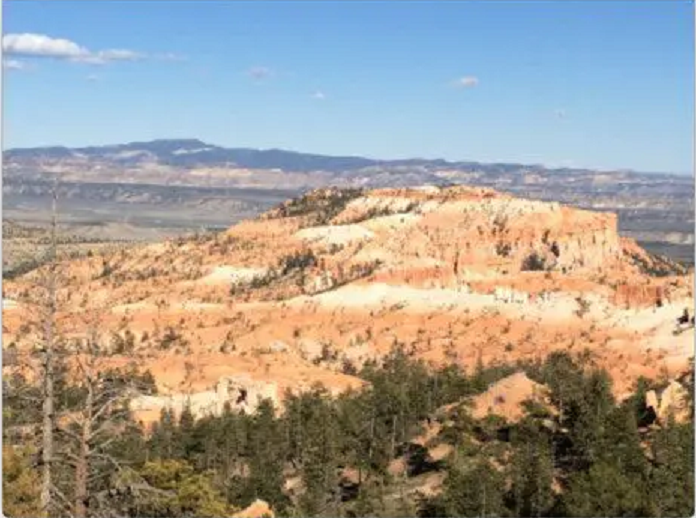
#> input picture LAB1/data/algn_test1_A.png, 696 x 518 px, found by its file name
$ jupyter execute 'dog_harris_alignment_customH_fixed (1).ipynb'   (older library calls are emulated)
#> lines starting #> are read from the running program, lines starting #| are printed output that depends on the picture; after the words box and inside, x2 and y2 are one past the last pixel; in counts of white or black regions, pixels touching at a corner belong together
# Two-Image Alignment with **Custom Homography (DLT + RANSAC)**

This notebook aligns and stitches **two images** using:
- DoG+Harris keypoints
- ORB descriptors at those keypoints
- Descriptor matching (BF + ratio test)
- **Custom Homography** estimation (**Normalized DLT + RANSAC**) – *no `cv2.findHomography`*
- Warping image 2 → image 1 and saving outputs

Outputs are saved to `./customH2_outputs/`.

[cell 1]
# !pip install opencv-python numpy matplotlib
from pathlib import Path
import numpy as np
import cv2
import matplotlib.pyplot as plt

ROOT_DIR = 'D:/Teach_n_Train/Advanced_Lessons_CV/LABS/Image_Matching_harris/'

OUT_DIR = Path(ROOT_DIR + 'customH2_outputs'); OUT_DIR.mkdir(parents=True, exist_ok=True)
print('Output dir:', OUT_DIR.resolve())

# ---------- Params ----------
SIGMA0 = 1.6
SCALES_PER_OCT = 3
NUM_OCTAVES = 4
CONTRAST_TH = 0.03
EDGE_R = 10
HARRIS_K = 0.04
HARRIS_REL_TH = 0.01
NMS_RADIUS = 3
DRAW_SIZE = 3

[cell 2]
def gaussian_blur(img, sigma):
    ksize = max(3, int(np.ceil(sigma*6))|1)
    return cv2.GaussianBlur(img, (ksize, ksize), sigmaX=sigma, sigmaY=sigma, borderType=cv2.BORDER_REPLICATE)

def build_gaussian_pyramid(gray, num_octaves=NUM_OCTAVES, s=SCALES_PER_OCT, sigma0=SIGMA0):
    base = gray.astype(np.float32) / 255.0
    k = 2 ** (1.0 / s)
    gauss_pyr, sigmas_pyr = [], []
    for o in range(num_octaves):
        octave_imgs, octave_sigmas = [], []
        sigmas = [sigma0 * (k**i) for i in range(s + 3)]
        if o == 0:
            prev = gaussian_blur(base, np.sqrt(max(sigmas[0]**2 - 0.5**2, 1e-6)))
        else:
            prev = cv2.resize(gauss_pyr[o-1][s], (base.shape[1] >> o, base.shape[0] >> o), interpolation=cv2.INTER_NEAREST)
        octave_imgs.append(prev); octave_sigmas.append(sigmas[0])
        for i in range(1, s+3):
            sigma_prev, sigma_curr = sigmas[i-1], sigmas[i]
            sigma_inc = np.sqrt(max(sigma_curr**2 - sigma_prev**2, 1e-6))
            blur = gaussian_blur(octave_imgs[-1], sigma_inc)
            octave_imgs.append(blur); octave_sigmas.append(sigmas[i])
        gauss_pyr.append(octave_imgs); sigmas_pyr.append(octave_sigmas)
    return gauss_pyr, sigmas_pyr

def build_dog_pyramid(gauss_pyr):
    dog_pyr = []
    for octave_imgs in gauss_pyr:
        dogs = [octave_imgs[i] - octave_imgs[i-1] for i in range(1, len(octave_imgs))]
        dog_pyr.append(dogs)
    return dog_pyr

def is_local_extrema(cube):
    c = cube[1,1,1]
    if c > 0:
        return c == cube.max()
    else:
        return c == cube.min()

def pass_edge_response(dog, y, x, r=EDGE_R):
    Dxx = dog[y, x+1] + dog[y, x-1] - 2*dog[y, x]
    Dyy = dog[y+1, x] + dog[y-1, x] - 2*dog[y, x]
    Dxy = (dog[y+1, x+1] - dog[y+1, x-1] - dog[y-1, x+1] + dog[y-1, x-1]) * 0.25
    Tr = Dxx + Dyy
    Det = Dxx*Dyy - Dxy*Dxy
    if Det <= 0:
        return False
    ratio = (Tr*Tr) / Det
    rcrit = ((r + 1.0)**2) / r
    return ratio < rcrit

def harris_response(img, k=HARRIS_K, win_sigma=1.0):
    Ix = cv2.Sobel(img, cv2.CV_32F, 1, 0, ksize=3, borderType=cv2.BORDER_REPLICATE)
    Iy = cv2.Sobel(img, cv2.CV_32F, 0, 1, ksize=3, borderType=cv2.BORDER_REPLICATE)
    Ixx, Iyy, Ixy = Ix*Ix, Iy*Iy, Ix*Iy
    Sxx = gaussian_blur(Ixx, win_sigma)
    Syy = gaussian_blur(Iyy, win_sigma)
    Sxy = gaussian_blur(Ixy, win_sigma)
    detM = Sxx*Syy - Sxy*Sxy
    traceM = Sxx + Syy
    R = detM - k*(traceM**2)
    return R

def nonmax_suppression(points, radius):
    if not points:
        return []
    pts = np.array(points)
    order = np.argsort(-pts[:,2])
    kept, taken = [], np.zeros(len(points), dtype=bool)
    for i in order:
        if taken[i]:
            continue
        yi, xi, _ = pts[i]
        kept.append(points[i])
        dy = pts[:,0] - yi
        dx = pts[:,1] - xi
        mask = (dx*dx + dy*dy) <= (radius*radius)
        taken = taken | mask
    return kept

def detect_keypoints_dog_harris(gray,
                                num_octaves=NUM_OCTAVES,
                                s=SCALES_PER_OCT,
                                sigma0=SIGMA0,
                                contrast_th=CONTRAST_TH,
                                edge_r=EDGE_R,
                                harris_k=HARRIS_K,
                                harris_rel_th=HARRIS_REL_TH,
                                nms_radius=NMS_RADIUS):
    gauss_pyr, _ = build_gaussian_pyramid(gray, num_octaves, s, sigma0)
    dog_pyr = build_dog_pyramid(gauss_pyr)
    from collections import defaultdict
    buckets = defaultdict(list)
    for o in range(num_octaves):
        dogs = dog_pyr[o]
        gaussians = gauss_pyr[o]
        H, W = dogs[0].shape
        harris_list = []
        for gi in range(1, s+2):
            R = harris_response(gaussians[gi], k=harris_k, win_sigma=1.0)
            Rmax = float(np.max(R)) if R.size else 1.0
            thr = harris_rel_th * (Rmax if Rmax > 1e-12 else 1.0)
            harris_list.append((R, thr))
        for i in range(1, s+1):
            dog_prev, dog_curr, dog_next = dogs[i-1], dogs[i], dogs[i+1]
            R, R_thr = harris_list[i-1]
            for y in range(1, H-1):
                for x in range(1, W-1):
                    val = dog_curr[y, x]
                    if abs(val) < contrast_th:
                        continue
                    cube = np.stack([
                        dog_prev[y-1:y+2, x-1:x+2],
                        dog_curr[y-1:y+2, x-1:x+2],
                        dog_next[y-1:y+2, x-1:x+2]
                    ], axis=0)
                    if not is_local_extrema(cube):
                        continue
                    if not pass_edge_response(dog_curr, y, x, r=edge_r):
                        continue
                    Rh = R[y, x]
                    if Rh <= R_thr:
                        continue
                    buckets[(o, i)].append((y, x, float(Rh)))
    final_points = []
    for (o, i), pts in buckets.items():
        kept = nonmax_suppression(pts, radius=nms_radius)
        scale_factor = (2 ** o)
        for (y, x, sc) in kept:
            x0 = int(x * scale_factor)
            y0 = int(y * scale_factor)
            sigma = SIGMA0 * (2 ** (o + i / float(SCALES_PER_OCT)))
            final_points.append({'x':x0,'y':y0,'octave':o,'scale_index':i,'sigma':float(sigma),'score':float(sc)})
    return final_points

def draw_keypoints(img_bgr, kps, color=(0,255,0)):
    out = img_bgr.copy()
    for kp in kps:
        cv2.circle(out, (int(kp['x']), int(kp['y'])), DRAW_SIZE, color, 1, lineType=cv2.LINE_AA)
    return out

[cell 3]
def kps_to_cv2_keypoints(kps):
    cv_kps = []
    for kp in kps:
        size = max(3.0, float(kp['sigma']*2.0))
        cv_kps.append(cv2.KeyPoint(float(kp['x']), float(kp['y']), size))
    return cv_kps

def compute_orb_descriptors(gray, kps):
    orb = cv2.ORB_create(nfeatures=max(1500, len(kps)))
    cv_kps = kps_to_cv2_keypoints(kps)
    if len(cv_kps) == 0:
        return [], None
    cv_kps, desc = orb.compute(gray, cv_kps)
    return cv_kps, desc

def match_descriptors(desc1, desc2, ratio=0.75):
    if desc1 is None or desc2 is None:
        return []
    bf = cv2.BFMatcher(cv2.NORM_HAMMING, crossCheck=False)
    matches = bf.knnMatch(desc1, desc2, k=2)
    good = []
    for m_n in matches:
        if len(m_n) < 2:
            continue
        m, n = m_n
        if m.distance < ratio * n.distance:
            good.append(m)
    return good

## Custom Homography (Normalized DLT + RANSAC)
No use of `cv2.findHomography`. We normalize points (Hartley), solve DLT with SVD, and robustify with RANSAC.

[cell 4]
def normalize_points(pts):
    pts = np.asarray(pts, dtype=np.float64)
    mean = np.mean(pts, axis=0)
    shifted = pts - mean
    dists = np.sqrt(np.sum(shifted**2, axis=1))
    mean_dist = np.mean(dists) + 1e-12
    scale = np.sqrt(2.0) / mean_dist
    T = np.array([[scale, 0, -scale*mean[0]],
                  [0, scale, -scale*mean[1]],
                  [0,    0,              1]], dtype=np.float64)
    ones = np.ones((pts.shape[0], 1), dtype=np.float64)
    pts_h = np.hstack([pts, ones])
    pts_n = (T @ pts_h.T).T
    return T, pts_n

def dlt_homography(pts1, pts2):
    pts1 = np.asarray(pts1, dtype=np.float64)
    pts2 = np.asarray(pts2, dtype=np.float64)
    T1, p1n = normalize_points(pts1)
    T2, p2n = normalize_points(pts2)
    A = []
    for (x, y, _), (u, v, _) in zip(p1n, p2n):
        A.append([-x,-y,-1, 0, 0, 0, u*x, u*y, u])
        A.append([ 0, 0, 0,-x,-y,-1, v*x, v*y, v])
    A = np.asarray(A, dtype=np.float64)
    U, S, Vt = np.linalg.svd(A)
    h = Vt[-1,:]
    Hn = h.reshape(3,3)
    H = np.linalg.inv(T2) @ Hn @ T1
    if abs(H[2,2]) > 1e-12:
        H = H / H[2,2]
    return H

def project_points(H, pts):
    pts = np.asarray(pts, dtype=np.float64)
    ones = np.ones((pts.shape[0],1), dtype=np.float64)
    P = np.hstack([pts, ones])
    Q = (H @ P.T).T
    Q = Q[:, :2] / Q[:, 2:3]
    return Q

def symmetric_transfer_errors(H, pts1, pts2):
    proj12 = project_points(H, pts1)
    e1 = np.sqrt(np.sum((proj12 - pts2)**2, axis=1))
    try:
        Hinv = np.linalg.inv(H)
        proj21 = project_points(Hinv, pts2)
        e2 = np.sqrt(np.sum((proj21 - pts1)**2, axis=1))
    except np.linalg.LinAlgError:
        e2 = np.full_like(e1, 1e9)
    return e1 + e2

def ransac_homography(pts1, pts2, thresh=3.0, max_iters=5000, confidence=0.999):
    pts1 = np.asarray(pts1, dtype=np.float64)
    pts2 = np.asarray(pts2, dtype=np.float64)
    N = pts1.shape[0]
    if N < 4:
        return None, None
    best_H = None
    best_inliers = None
    best_c = 0
    s = 4
    it = 0
    max_trials = max_iters
    while it < max_trials:
        it += 1
        idx = np.random.choice(N, s, replace=False)
        try:
            Hcand = dlt_homography(pts1[idx], pts2[idx])
        except np.linalg.LinAlgError:
            continue
        errs = symmetric_transfer_errors(Hcand, pts1, pts2)
        inliers = errs < thresh
        c = int(np.sum(inliers))
        if c > best_c:
            best_c = c
            best_inliers = inliers
            try:
                best_H = dlt_homography(pts1[inliers], pts2[inliers])
            except np.linalg.LinAlgError:
                best_H = Hcand
            w = c / float(N)
            w = min(max(w, 1e-6), 1-1e-6)
            num = np.log(1 - confidence)
            den = np.log(1 - w**s)
            if den != 0:
                max_trials = min(max_iters, int(np.ceil(num/den)))
    if best_H is None:
        return None, None
    return best_H, best_inliers.astype(np.uint8)

def estimate_homography_custom(kps1_cv, kps2_cv, matches, ransac_thresh=3.0):
    if len(matches) < 4:
        return None, None
    # LẤY THEO CHIỀU ẢNH 2 -> ẢNH 1
    pts_src = np.float64([kps2_cv[m.trainIdx].pt for m in matches])  # ảnh 2
    pts_dst = np.float64([kps1_cv[m.queryIdx].pt for m in matches])  # ảnh 1
    H, inliers = ransac_homography(pts_src, pts_dst, thresh=ransac_thresh,
                                   max_iters=5000, confidence=0.999)
    return H, inliers

[cell 5]
def warp_and_stitch(img1, img2, H):
    h1, w1 = img1.shape[:2]
    h2, w2 = img2.shape[:2]
    corners2 = np.float32([[0,0],[w2,0],[w2,h2],[0,h2]]).reshape(-1,1,2)
    warped_corners2 = cv2.perspectiveTransform(corners2, H.astype(np.float32))
    corners1 = np.float32([[0,0],[w1,0],[w1,h1],[0,h1]]).reshape(-1,1,2)
    all_corners = np.concatenate((warped_corners2, corners1), axis=0)
    [xmin, ymin] = np.int32(all_corners.min(axis=0).ravel() - 0.5)
    [xmax, ymax] = np.int32(all_corners.max(axis=0).ravel() + 0.5)
    tx, ty = -xmin, -ymin
    T = np.array([[1,0,tx],[0,1,ty],[0,0,1]], dtype=np.float32)
    pano_w, pano_h = xmax - xmin, ymax - ymin
    warped_img2 = cv2.warpPerspective(img2, T @ H.astype(np.float32), (pano_w, pano_h))
    pano = warped_img2.copy()
    pano[ty:ty+h1, tx:tx+w1] = img1
    return warped_img2, pano

## Run on Your Two Images
Set the paths below and run.

[cell 6]
#IMG1_PATH = ROOT_DIR + 'B_original_image_left.jpg'   # change to your image 1
#IMG2_PATH = ROOT_DIR + 'B_original_image_right.jpg'  # change to your image 2

IMG1_PATH = ROOT_DIR + 'algn_test1_A.png'   # change to your image 1
IMG2_PATH = ROOT_DIR + 'algn_test1_B.png'

img1 = cv2.imread(IMG1_PATH, cv2.IMREAD_COLOR)
#> img1 is the input picture: shape (518, 696, 3); mean B, G, R 146.5, 155.4, 161
img2 = cv2.imread(IMG2_PATH, cv2.IMREAD_COLOR)
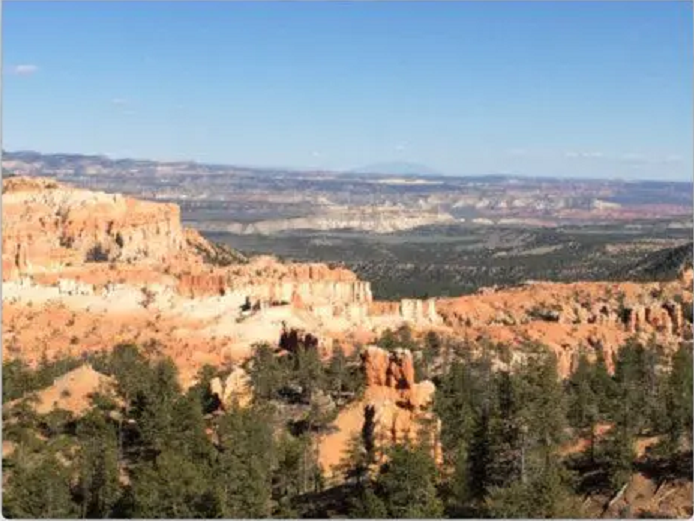
#> input picture LAB1/data/algn_test1_B.png, 694 x 521 px, found by its file name
#> img2 is the input picture: shape (521, 694, 3); mean B, G, R 137.5, 142, 143.3
if img1 is None or img2 is None:
    raise FileNotFoundError('Cannot open input images. Please set IMG1_PATH and IMG2_PATH correctly.')

gray1 = cv2.cvtColor(img1, cv2.COLOR_BGR2GRAY)
gray2 = cv2.cvtColor(img2, cv2.COLOR_BGR2GRAY)
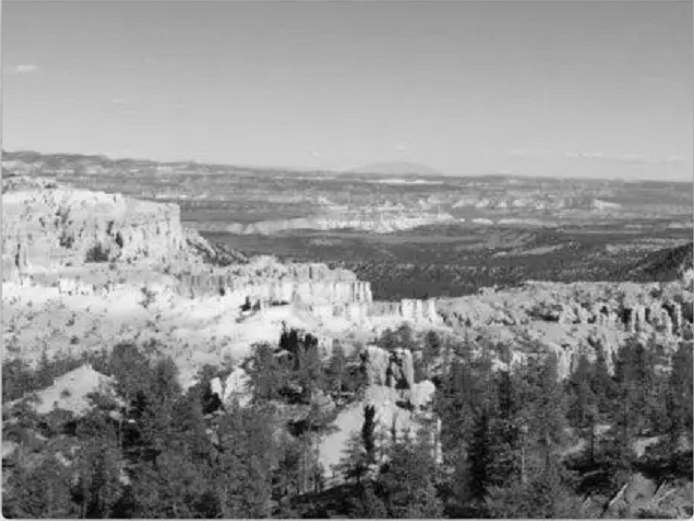
#> gray2: shape (521, 694); min 1, max 249, mean 141.9

# Detect keypoints
kps1 = detect_keypoints_dog_harris(gray1)
#> the loop in build_gaussian_pyramid, `for o in range(num_octaves):` made 4 passes
#> pass 3, in build_gaussian_pyramid, `prev = cv2.resize(gauss_pyr[o-1][s], (base.shape[1] >> o, base.shape[0..`:
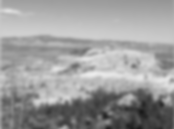
#> prev: shape (129, 174) float32; min 0.104, max 0.927, mean 0.614
#> after the loop in build_gaussian_pyramid, `for o in range(num_octaves):`: gauss_pyr = 4 items; sigmas_pyr = [[1.6, 2.02, 2.54, 3.2, 4.03, 5.08], [1.6, 2.02, 2.54, 3.2, 4.03, 5.08], [1.6, 2.02, 2.54, 3.2, 4.03, 5.08], [1.6, 2.02, 2.54, 3.2, 4.03, 5.08]]
#> in detect_keypoints_dog_harris, `gauss_pyr, _ = build_gaussian_pyramid(gray, num_octaves, s, sigma0)`: gauss_pyr = 4 items
#> the loop in build_dog_pyramid, `for octave_imgs in gauss_pyr:` made 4 passes
#> the loop in detect_keypoints_dog_harris, `for o in range(num_octaves):` made 4 passes
kps2 = detect_keypoints_dog_harris(gray2)
#> the loop in build_dog_pyramid (call 2), `for octave_imgs in gauss_pyr:` made 4 passes
#> the loop in detect_keypoints_dog_harris (call 2), `for o in range(num_octaves):` made 4 passes
#> pass 1, in harris_response (call 17), `Ix = cv2.Sobel(img, cv2.CV_32F, 1, 0, ksize=3, borderType=cv2.BORDER_R..`:
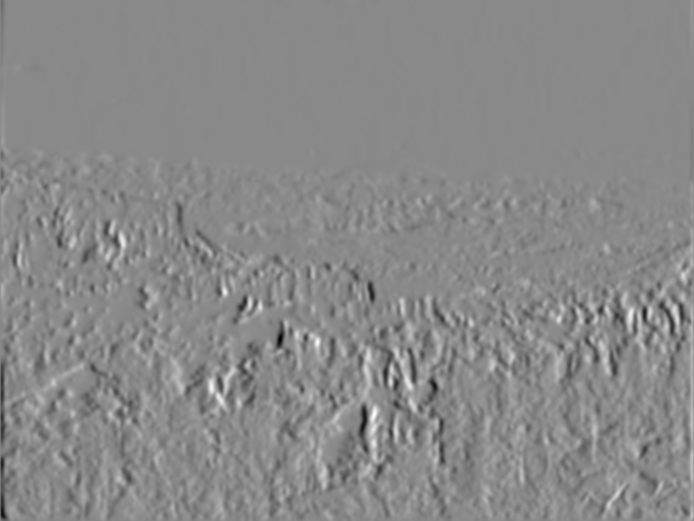
#> Ix: shape (521, 694) float32; min -1.05, max 0.898, mean -0.00192; drawn with min black and max white
#> pass 1, in harris_response (call 17), `Iy = cv2.Sobel(img, cv2.CV_32F, 0, 1, ksize=3, borderType=cv2.BORDER_R..`:
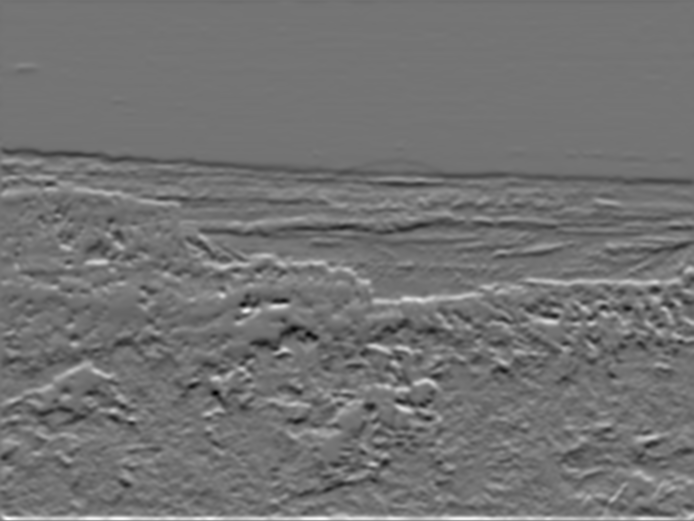
#> Iy: shape (521, 694) float32; min -0.84, max 1.02, mean -0.000358; drawn with min black and max white
#> pass 1, in harris_response (call 17), `Ixx, Iyy, Ixy = Ix*Ix, Iy*Iy, Ix*Iy`:
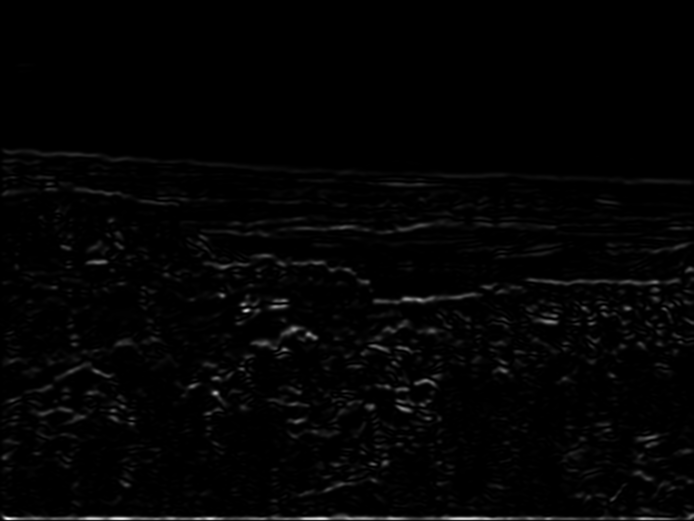
#> Iyy: shape (521, 694) float32; min 0, max 1.03, mean 0.0163; drawn with min black and max white
print(f'Keypoints: img1={len(kps1)}, img2={len(kps2)}')
#| Keypoints: img1=159, img2=220
cv2.imwrite(str(OUT_DIR/'kps_img1.png'), draw_keypoints(img1, kps1))
#> after the loop in draw_keypoints, `for kp in kps:`:
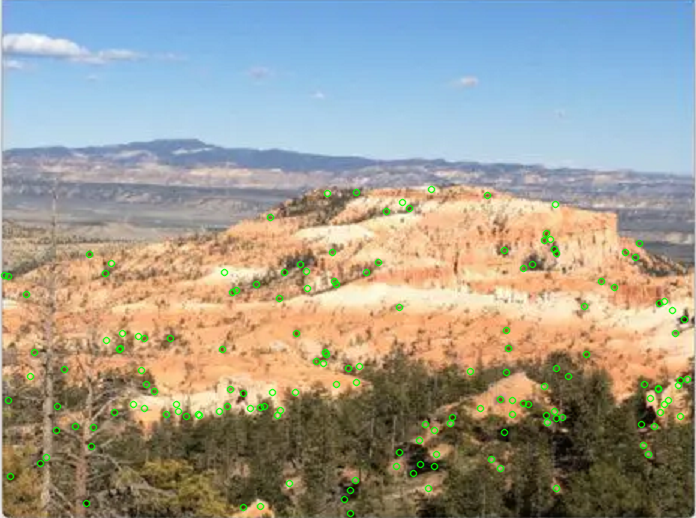
#> out: shape (518, 696, 3); 2.03% of pixels changed, all inside (x1, y1, x2, y2) = (0, 185, 692, 518)
cv2.imwrite(str(OUT_DIR/'kps_img2.png'), draw_keypoints(img2, kps2))
#> call 2 of draw_keypoints, with color = (0, 255, 0)
#> after the loop in draw_keypoints (call 2), `for kp in kps:`:
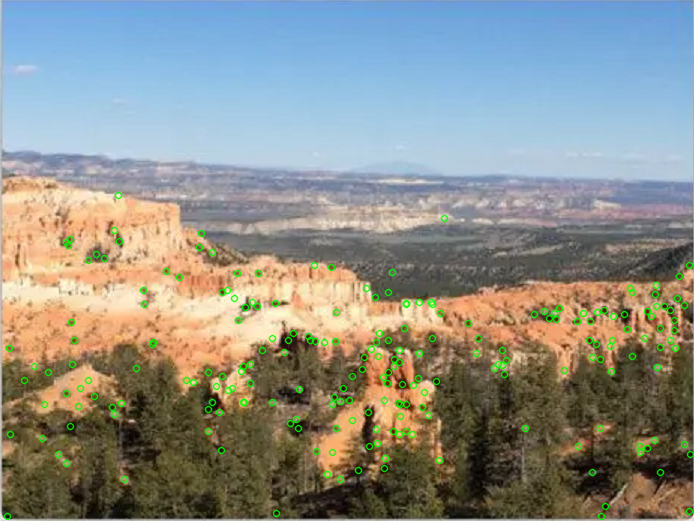
#> out: shape (521, 694, 3); 2.8% of pixels changed, all inside (x1, y1, x2, y2) = (3, 191, 694, 521)

# ORB descriptors
kps1_cv, desc1 = compute_orb_descriptors(gray1, kps1)
kps2_cv, desc2 = compute_orb_descriptors(gray2, kps2)
if desc1 is None or desc2 is None:
    raise RuntimeError('No descriptors computed; try relaxing thresholds or pick more textured images.')

# Matching (ratio test)
good = match_descriptors(desc1, desc2, ratio=0.75)
#> the loop in match_descriptors, `for m_n in matches:` made 137 passes
print('Good matches:', len(good))
#| Good matches: 41
matches_all = cv2.drawMatches(img1, kps1_cv, img2, kps2_cv, good, None, flags=cv2.DrawMatchesFlags_NOT_DRAW_SINGLE_POINTS)
cv2.imwrite(str(OUT_DIR/'matches_all.png'), matches_all)

# Custom Homography
H, inliers = estimate_homography_custom(kps1_cv, kps2_cv, good, ransac_thresh=3.0)
if H is None:
    raise RuntimeError('Custom homography estimation failed (not enough inliers).')
print('Homography (custom):\n', H)
#| Homography (custom):
#|  [[ 8.52355507e-01 -5.19025789e-03  4.41285888e+02]
#|  [-4.64546962e-02  9.81447907e-01  1.30268660e+01]
#|  [-2.24339802e-04  1.36173744e-05  1.00000000e+00]]
inlier_matches = [m for m, keep in zip(good, inliers) if keep]
matches_inliers = cv2.drawMatches(img1, kps1_cv, img2, kps2_cv, inlier_matches, None, flags=cv2.DrawMatchesFlags_NOT_DRAW_SINGLE_POINTS)
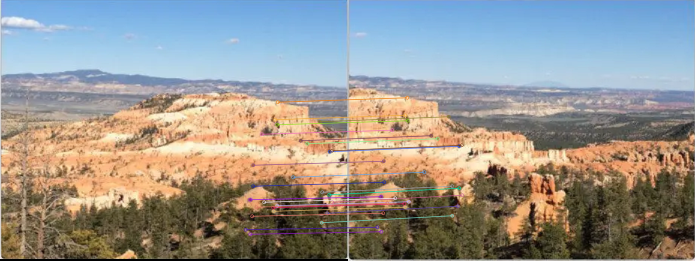
#> matches_inliers: shape (521, 1390, 3) (shown at 1/2 size); mean B, G, R 142.3, 148.1, 151.6
cv2.imwrite(str(OUT_DIR/'matches_inliers.png'), matches_inliers)

# Warp & panorama
warped_img2, panorama = warp_and_stitch(img1, img2, H)
#> in warp_and_stitch, `pano[ty:ty+h1, tx:tx+w1] = img1`:
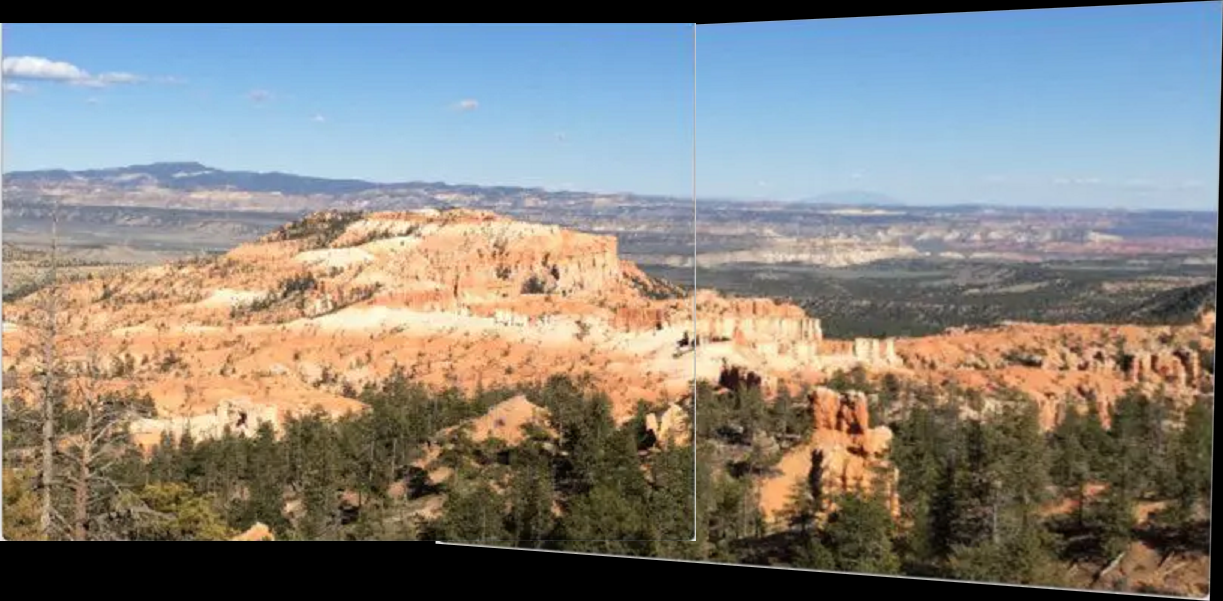
#> pano: shape (601, 1223, 3); mean B, G, R 126.5, 131.2, 133.2
cv2.imwrite(str(OUT_DIR/'warped_img2.png'), warped_img2)
cv2.imwrite(str(OUT_DIR/'panorama.png'), panorama)

# Show quick previews
plt.figure(); plt.imshow(cv2.cvtColor(matches_inliers, cv2.COLOR_BGR2RGB)); plt.title('Inlier Matches (Custom RANSAC)'); plt.axis('off'); plt.show()
plt.figure(); plt.imshow(cv2.cvtColor(panorama, cv2.COLOR_BGR2RGB)); plt.title('Panorama'); plt.axis('off'); plt.show()
